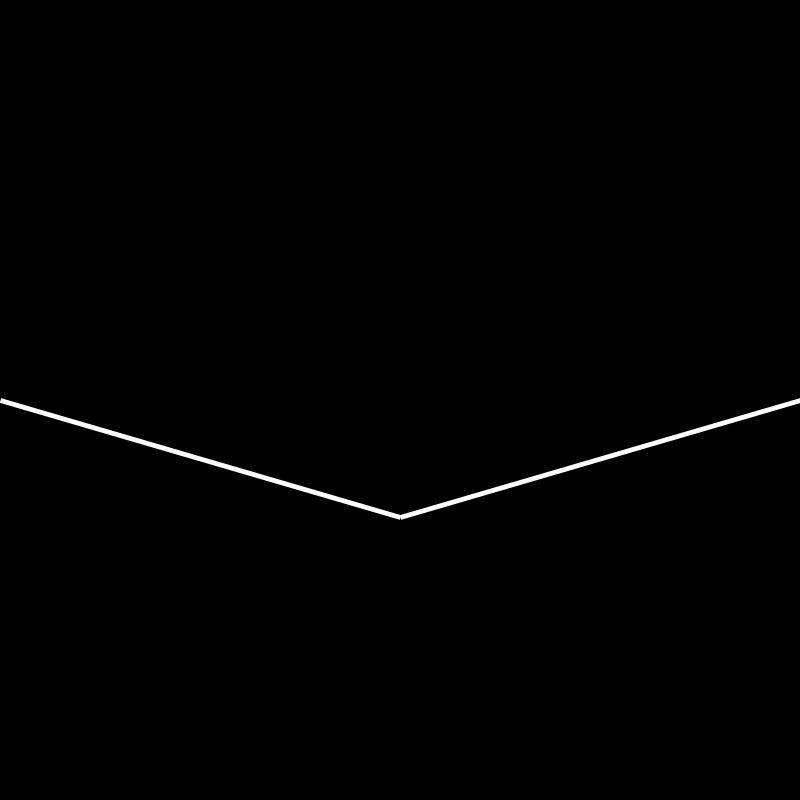
Frame 1 (no input)
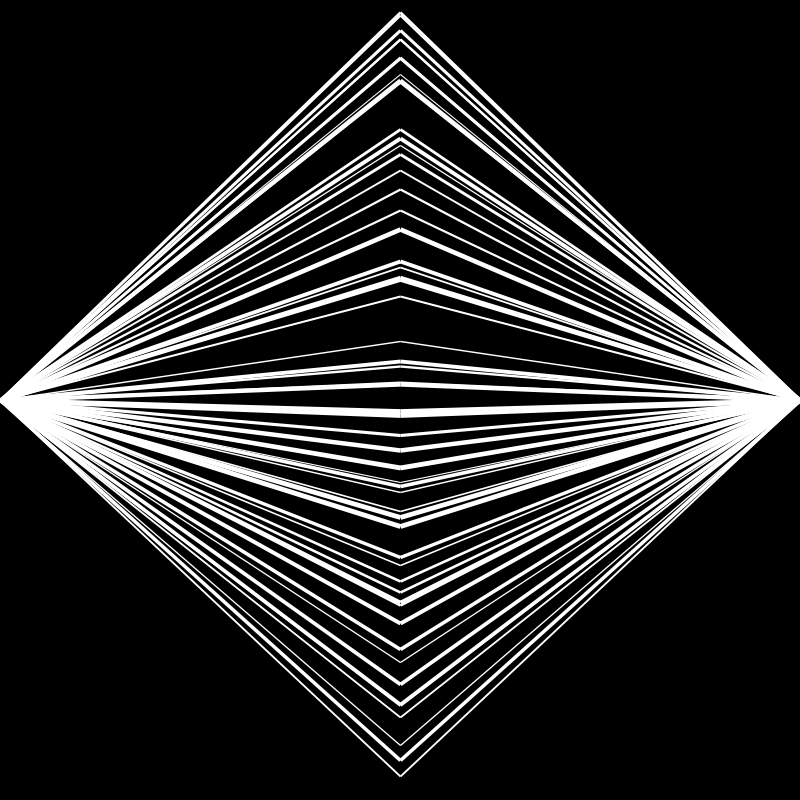
Frame 60 (the mouse pressed at the canvas centre just before this capture)
Frame 120 (the mouse held since frame 60 and released just before this capture): identical to frame 60, image omitted

The Processing sketch that drew these frames (run headless with seeded random() and noise(); from frame 60 on, the mouse is pressed at the canvas centre):

// Processing sketch: LSI_028_linesVariation
// ── LSI_028_linesVariation.pde
float posX=0;
float posY=0;
float posYY=0;

int step=0;

void setup(){
  
  size(800,800);
  background(0);
  stroke(255);
  strokeCap(SQUARE);
}

void draw(){
 
//random lines size
posY=random(0,800);


//random distance between lines
step=int(random(10,20));
posX=posX+step;

//random lines width
strokeWeight(random(1,5));

if (posX<width){
 
  line(0,width/2,width/2,posY);
  line(width,width/2,width/2,posY);
 // line(posX,400,posX,posYY);
  
  
  
}
}

void mouseReleased(){
// Start Again. Paing Background. PoX is again Zero  
  background(0);  
  posX=0;

 }
